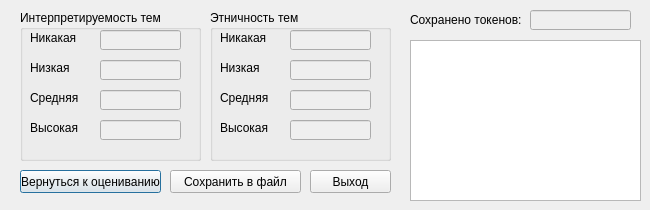
<?xml version="1.0" encoding="UTF-8"?>
<ui version="4.0">
 <class>DialogResults</class>
 <widget class="QDialog" name="DialogResults">
  <property name="geometry">
   <rect>
    <x>0</x>
    <y>0</y>
    <width>650</width>
    <height>210</height>
   </rect>
  </property>
  <property name="minimumSize">
   <size>
    <width>650</width>
    <height>210</height>
   </size>
  </property>
  <property name="maximumSize">
   <size>
    <width>650</width>
    <height>210</height>
   </size>
  </property>
  <property name="windowTitle">
   <string>Результаты</string>
  </property>
  <property name="modal">
   <bool>true</bool>
  </property>
  <widget class="QGroupBox" name="groupBox">
   <property name="geometry">
    <rect>
     <x>20</x>
     <y>10</y>
     <width>181</width>
     <height>151</height>
    </rect>
   </property>
   <property name="title">
    <string>Интерпретируемость тем</string>
   </property>
   <widget class="QLabel" name="label">
    <property name="geometry">
     <rect>
      <x>10</x>
      <y>20</y>
      <width>61</width>
      <height>16</height>
     </rect>
    </property>
    <property name="text">
     <string>Никакая</string>
    </property>
   </widget>
   <widget class="QLabel" name="label_2">
    <property name="geometry">
     <rect>
      <x>10</x>
      <y>50</y>
      <width>61</width>
      <height>16</height>
     </rect>
    </property>
    <property name="text">
     <string>Низкая</string>
    </property>
   </widget>
   <widget class="QLabel" name="label_3">
    <property name="geometry">
     <rect>
      <x>10</x>
      <y>80</y>
      <width>61</width>
      <height>16</height>
     </rect>
    </property>
    <property name="text">
     <string>Средняя</string>
    </property>
   </widget>
   <widget class="QLabel" name="label_4">
    <property name="geometry">
     <rect>
      <x>10</x>
      <y>110</y>
      <width>61</width>
      <height>16</height>
     </rect>
    </property>
    <property name="text">
     <string>Высокая</string>
    </property>
   </widget>
   <widget class="QLineEdit" name="InterpretNoneEdit">
    <property name="enabled">
     <bool>false</bool>
    </property>
    <property name="geometry">
     <rect>
      <x>80</x>
      <y>20</y>
      <width>81</width>
      <height>20</height>
     </rect>
    </property>
   </widget>
   <widget class="QLineEdit" name="InterpretLowEdit">
    <property name="enabled">
     <bool>false</bool>
    </property>
    <property name="geometry">
     <rect>
      <x>80</x>
      <y>50</y>
      <width>81</width>
      <height>20</height>
     </rect>
    </property>
   </widget>
   <widget class="QLineEdit" name="InterpretMiddleEdit">
    <property name="enabled">
     <bool>false</bool>
    </property>
    <property name="geometry">
     <rect>
      <x>80</x>
      <y>80</y>
      <width>81</width>
      <height>20</height>
     </rect>
    </property>
   </widget>
   <widget class="QLineEdit" name="InterpretHighEdit">
    <property name="enabled">
     <bool>false</bool>
    </property>
    <property name="geometry">
     <rect>
      <x>80</x>
      <y>110</y>
      <width>81</width>
      <height>20</height>
     </rect>
    </property>
   </widget>
  </widget>
  <widget class="QGroupBox" name="groupBox_2">
   <property name="geometry">
    <rect>
     <x>210</x>
     <y>10</y>
     <width>181</width>
     <height>151</height>
    </rect>
   </property>
   <property name="title">
    <string>Этничность тем</string>
   </property>
   <widget class="QLabel" name="label_5">
    <property name="geometry">
     <rect>
      <x>10</x>
      <y>20</y>
      <width>61</width>
      <height>16</height>
     </rect>
    </property>
    <property name="text">
     <string>Никакая</string>
    </property>
   </widget>
   <widget class="QLabel" name="label_6">
    <property name="geometry">
     <rect>
      <x>10</x>
      <y>50</y>
      <width>61</width>
      <height>16</height>
     </rect>
    </property>
    <property name="text">
     <string>Низкая</string>
    </property>
   </widget>
   <widget class="QLabel" name="label_7">
    <property name="geometry">
     <rect>
      <x>10</x>
      <y>80</y>
      <width>61</width>
      <height>16</height>
     </rect>
    </property>
    <property name="text">
     <string>Средняя</string>
    </property>
   </widget>
   <widget class="QLabel" name="label_8">
    <property name="geometry">
     <rect>
      <x>10</x>
      <y>110</y>
      <width>61</width>
      <height>16</height>
     </rect>
    </property>
    <property name="text">
     <string>Высокая</string>
    </property>
   </widget>
   <widget class="QLineEdit" name="EthnicNoneEdit">
    <property name="enabled">
     <bool>false</bool>
    </property>
    <property name="geometry">
     <rect>
      <x>80</x>
      <y>20</y>
      <width>81</width>
      <height>20</height>
     </rect>
    </property>
   </widget>
   <widget class="QLineEdit" name="EthnicLowEdit">
    <property name="enabled">
     <bool>false</bool>
    </property>
    <property name="geometry">
     <rect>
      <x>80</x>
      <y>50</y>
      <width>81</width>
      <height>20</height>
     </rect>
    </property>
   </widget>
   <widget class="QLineEdit" name="EthnicMiddleEdit">
    <property name="enabled">
     <bool>false</bool>
    </property>
    <property name="geometry">
     <rect>
      <x>80</x>
      <y>80</y>
      <width>81</width>
      <height>20</height>
     </rect>
    </property>
   </widget>
   <widget class="QLineEdit" name="EthnicHighEdit">
    <property name="enabled">
     <bool>false</bool>
    </property>
    <property name="geometry">
     <rect>
      <x>80</x>
      <y>110</y>
      <width>81</width>
      <height>20</height>
     </rect>
    </property>
   </widget>
  </widget>
  <widget class="QPushButton" name="CancelButton">
   <property name="geometry">
    <rect>
     <x>20</x>
     <y>170</y>
     <width>141</width>
     <height>23</height>
    </rect>
   </property>
   <property name="text">
    <string>Вернуться к оцениванию</string>
   </property>
  </widget>
  <widget class="QPushButton" name="SaveButton">
   <property name="geometry">
    <rect>
     <x>170</x>
     <y>170</y>
     <width>131</width>
     <height>23</height>
    </rect>
   </property>
   <property name="text">
    <string>Сохранить в файл</string>
   </property>
  </widget>
  <widget class="QLineEdit" name="SavedTokensCountField">
   <property name="enabled">
    <bool>false</bool>
   </property>
   <property name="geometry">
    <rect>
     <x>530</x>
     <y>10</y>
     <width>101</width>
     <height>20</height>
    </rect>
   </property>
  </widget>
  <widget class="QLabel" name="label_9">
   <property name="geometry">
    <rect>
     <x>410</x>
     <y>10</y>
     <width>111</width>
     <height>20</height>
    </rect>
   </property>
   <property name="text">
    <string>Сохранено токенов:</string>
   </property>
  </widget>
  <widget class="QPushButton" name="ExitButton">
   <property name="geometry">
    <rect>
     <x>310</x>
     <y>170</y>
     <width>81</width>
     <height>23</height>
    </rect>
   </property>
   <property name="text">
    <string>Выход</string>
   </property>
  </widget>
  <widget class="QListWidget" name="TokensList">
   <property name="geometry">
    <rect>
     <x>410</x>
     <y>40</y>
     <width>231</width>
     <height>161</height>
    </rect>
   </property>
  </widget>
 </widget>
 <resources/>
 <connections/>
</ui>
